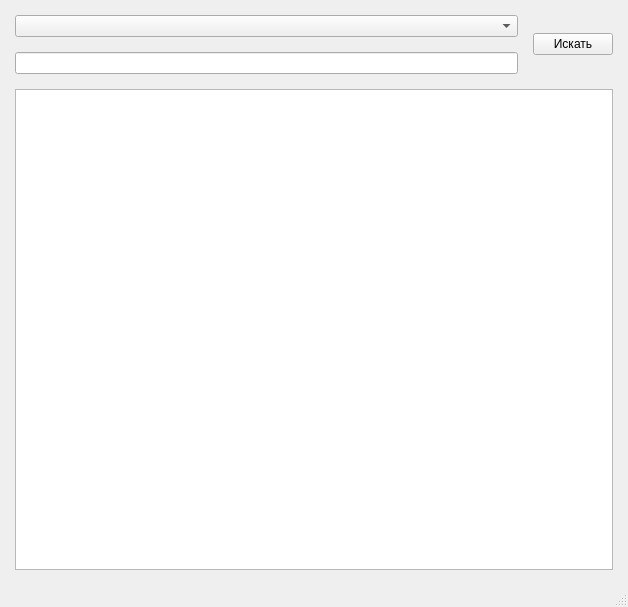
<?xml version="1.0" encoding="UTF-8"?>
<ui version="4.0">
 <class>MainWindow</class>
 <widget class="QMainWindow" name="MainWindow">
  <property name="geometry">
   <rect>
    <x>0</x>
    <y>0</y>
    <width>628</width>
    <height>607</height>
   </rect>
  </property>
  <property name="windowTitle">
   <string>MainWindow</string>
  </property>
  <widget class="QWidget" name="centralwidget">
   <layout class="QGridLayout" name="gridLayout">
    <property name="leftMargin">
     <number>15</number>
    </property>
    <property name="topMargin">
     <number>15</number>
    </property>
    <property name="rightMargin">
     <number>15</number>
    </property>
    <property name="bottomMargin">
     <number>15</number>
    </property>
    <property name="spacing">
     <number>15</number>
    </property>
    <item row="1" column="0">
     <widget class="QLineEdit" name="line_input"/>
    </item>
    <item row="0" column="1" rowspan="2">
     <widget class="QPushButton" name="searchbtn">
      <property name="text">
       <string>Искать</string>
      </property>
     </widget>
    </item>
    <item row="0" column="0">
     <widget class="QComboBox" name="comboBox"/>
    </item>
    <item row="2" column="0" colspan="2">
     <widget class="QListWidget" name="listWidget"/>
    </item>
   </layout>
  </widget>
  <widget class="QMenuBar" name="menubar">
   <property name="geometry">
    <rect>
     <x>0</x>
     <y>0</y>
     <width>628</width>
     <height>21</height>
    </rect>
   </property>
  </widget>
  <widget class="QStatusBar" name="statusbar"/>
 </widget>
 <resources/>
 <connections/>
</ui>
